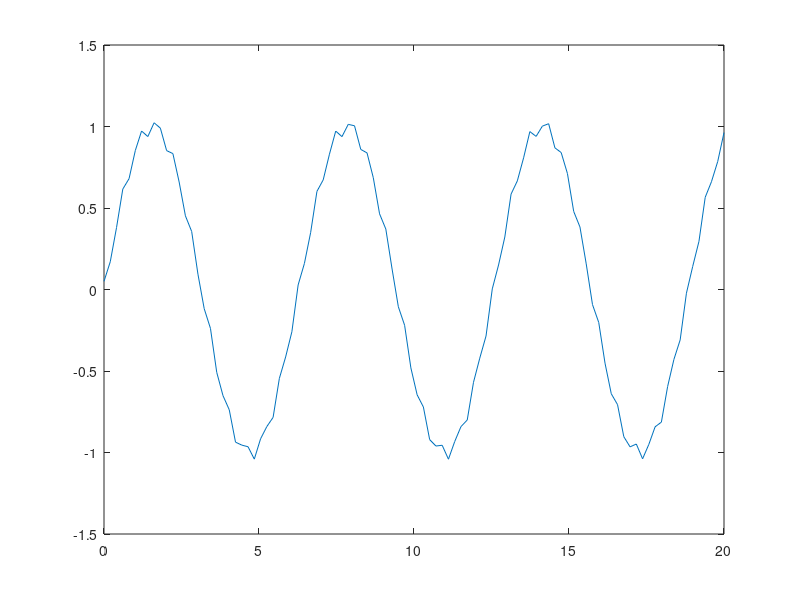

Write MATLAB code to recreate this figure. (Note: this script raises an error after producing the figure.)
function rows = benchmarkM2LinePrototype(outputDirectory)
%BENCHMARKM2LINEPROTOTYPE Compare legacy and M2 line exports without reduction.
    repositoryRoot = fileparts(fileparts(mfilename('fullpath')));
    if nargin < 1
        outputDirectory = fullfile(repositoryRoot, 'benchmarks', 'output', 'm2-line');
    end
    addpath(fullfile(repositoryRoot, 'src'));
    ensureDirectory(outputDirectory);
    ensureDirectory(fullfile(outputDirectory, 'legacy'));
    ensureDirectory(fullfile(outputDirectory, 'm2'));
    counts = [100 10000 100000];
    rows = cell(numel(counts), 8);
    for k = 1:numel(counts)
        count = counts(k);
        x = linspace(0, 20, count);
        y = sin(x) + 0.05 * cos(11 * x);
        fig = figure('Visible', 'off');
        plot(x, y);
        legacyPath = fullfile(outputDirectory, 'legacy', sprintf('line-%d.tex', count));
        m2Path = fullfile(outputDirectory, 'm2', sprintf('line-%d.tex', count));

        timer = tic;
        matlab2tikz(legacyPath, 'figurehandle', fig, 'standalone', true, ...
                    'showInfo', false, 'externalData', false);
        legacySeconds = toc(timer);

        totalTimer = tic;
        timer = tic; ir = m2t2.reader.readFigure(fig); readerSeconds = toc(timer);
        timer = tic; tex = m2t2.render.renderPgfplots(ir, true); rendererSeconds = toc(timer);
        writeText(m2Path, tex);
        m2TotalSeconds = toc(totalTimer);
        close(fig);
        rows(k, :) = {count, legacySeconds, readerSeconds, rendererSeconds, ...
                      m2TotalSeconds, fileBytes(legacyPath), fileBytes(m2Path), 'no-reduction'};
    end
    writeRows(fullfile(outputDirectory, 'export-performance.tsv'), rows);
end

function writeText(path, value)
    fid = fopen(path, 'w'); cleanup = onCleanup(@() fclose(fid));
    fwrite(fid, value, 'char'); clear cleanup;
end

function bytes = fileBytes(path)
    fid = fopen(path, 'rb'); cleanup = onCleanup(@() fclose(fid));
    fseek(fid, 0, 'eof'); bytes = ftell(fid); clear cleanup;
end

function writeRows(path, rows)
    fid = fopen(path, 'w'); cleanup = onCleanup(@() fclose(fid));
    fprintf(fid, ['points\tlegacy_export_s\tm2_reader_s\tm2_renderer_s\t' ...
                  'm2_total_s\tlegacy_tex_bytes\tm2_tex_bytes\tpolicy\n']);
    for k = 1:size(rows, 1)
        fprintf(fid, '%d\t%.9f\t%.9f\t%.9f\t%.9f\t%d\t%d\t%s\n', rows{k, :});
    end
    clear cleanup;
end

function ensureDirectory(path)
    if exist(path, 'dir') ~= 7, mkdir(path); end
end
